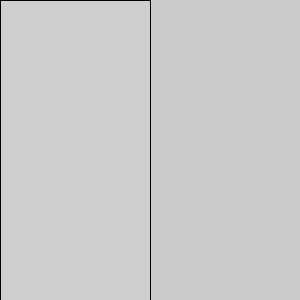
Frame 1 (no input)
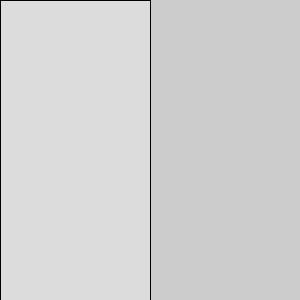
Frame 60 (the mouse pressed at the canvas centre just before this capture)
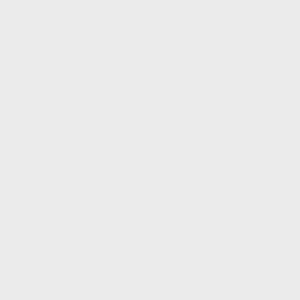
Frame 120 (the mouse held since frame 60 and released just before this capture)

The Processing sketch that drew these frames (run headless with seeded random() and noise(); from frame 60 on, the mouse is pressed at the canvas centre):

// Processing sketch: processing_36375
// ── processing_36375.pde

void setup() {
  size(300,300);
  rectMode(CORNERS);
  smooth();
}

int x = 1;

void draw() {
  
  //rectangle 1
  
  if (mouseX < 150){
    fill(225,25);
    rect(0,0,150,300);
  }else{
    background(235);
  }
  
  //rectangle 2
  
   if (mouseY > 150){
    fill(200,50);
    rect(0,150,150,300);
  }
  
  //rectangle 3
  
  if (mouseX > 75){
    if(mouseY > 150){
    fill(175,25);
    rect(75,150,150,300);
  }}

//rectangle 4

 if (mouseX > 75){
    if(mouseY < 225){
      if(mouseX < 150){
        if(mouseY >150){
        fill(150,50);
    rect(75,150,150,225);
    }}}}
    
    //rectangle 5
    
     if (mouseX > 75){
    if(mouseY < 225){
      if(mouseX < 113){
        if(mouseY >150){
        fill(125,25);
    rect(75,150,113,225);
    }}}}
    
    //rectangle 6
    
     if (mouseX > 75){
    if(mouseY > 188){
      if(mouseX < 113){
        if(mouseY < 225){
        fill(100,25);
    rect(75,188,113,225);
    }}}}
    
    //rectangle 7
    
    if (mouseX > 94){
    if(mouseY > 188){
      if(mouseX < 113){
        if(mouseY < 225){
        fill(75,15);
    rect(94,188,113,225);
    }}}}
    
    //rectangle 8
    
    if (mouseX > 94){
    if(mouseY > 188){
      if(mouseX < 113){
        if(mouseY < 207){
        fill(50,10);
    rect(94,188,113,207);
    }}}}
    
    //rectangle 9
    
     if (mouseX > 94){
    if(mouseY > 188){
      if(mouseX < 103){
        if(mouseY < 207){
        fill(100);
    rect(94,188,103,207);
    }}}}
    
    //final target
    
       if (mouseX > 94){
    if(mouseY > 198){
      if(mouseX < 103){
        if(mouseY < 207){
        fill(0);
    rect(94,198,103,207);
    }}}}
    
    
    //redcircle
    
if (mouseX > 94){
if(mouseY > 198){
if(mouseX < 103){
if(mouseY < 207){
      
fill(255,0,0,5);
ellipse(99,203,x,x);
x++;
    
}}}}}
  
      
